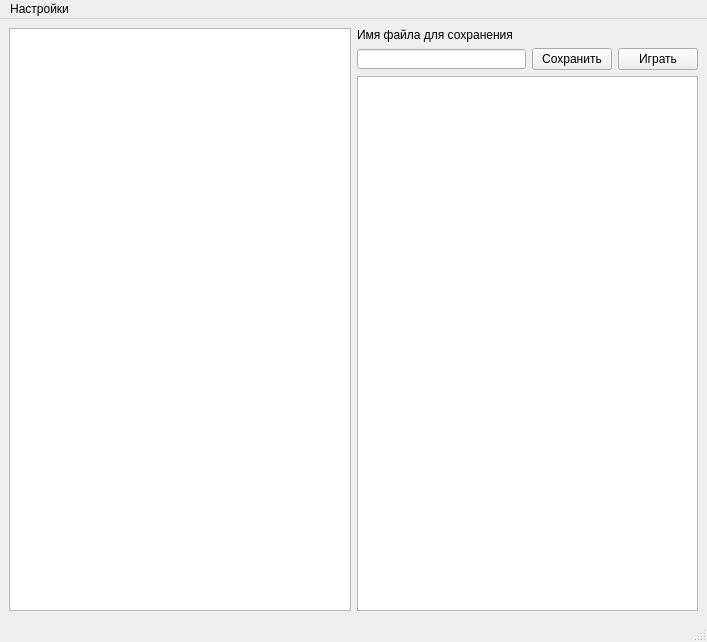
<?xml version="1.0" encoding="UTF-8"?>
<ui version="4.0">
 <class>MainWindow</class>
 <widget class="QMainWindow" name="MainWindow">
  <property name="geometry">
   <rect>
    <x>0</x>
    <y>0</y>
    <width>707</width>
    <height>642</height>
   </rect>
  </property>
  <property name="windowTitle">
   <string>MainWindow</string>
  </property>
  <widget class="QWidget" name="centralwidget">
   <layout class="QHBoxLayout" name="horizontalLayout_7">
    <property name="sizeConstraint">
     <enum>QLayout::SetDefaultConstraint</enum>
    </property>
    <item>
     <widget class="QListWidget" name="soundList">
      <property name="sizePolicy">
       <sizepolicy hsizetype="Expanding" vsizetype="Expanding">
        <horstretch>0</horstretch>
        <verstretch>0</verstretch>
       </sizepolicy>
      </property>
     </widget>
    </item>
    <item>
     <layout class="QVBoxLayout" name="verticalLayout_2">
      <property name="sizeConstraint">
       <enum>QLayout::SetDefaultConstraint</enum>
      </property>
      <item>
       <widget class="QLabel" name="label">
        <property name="maximumSize">
         <size>
          <width>16777215</width>
          <height>16777215</height>
         </size>
        </property>
        <property name="text">
         <string>Имя файла для сохранения</string>
        </property>
       </widget>
      </item>
      <item>
       <layout class="QHBoxLayout" name="horizontalLayout_3">
        <property name="sizeConstraint">
         <enum>QLayout::SetDefaultConstraint</enum>
        </property>
        <item>
         <widget class="QLineEdit" name="saveLine">
          <property name="sizePolicy">
           <sizepolicy hsizetype="Expanding" vsizetype="Maximum">
            <horstretch>0</horstretch>
            <verstretch>0</verstretch>
           </sizepolicy>
          </property>
          <property name="maximumSize">
           <size>
            <width>16777215</width>
            <height>20</height>
           </size>
          </property>
          <property name="text">
           <string/>
          </property>
         </widget>
        </item>
        <item>
         <widget class="QPushButton" name="saveButt">
          <property name="sizePolicy">
           <sizepolicy hsizetype="Minimum" vsizetype="Maximum">
            <horstretch>0</horstretch>
            <verstretch>0</verstretch>
           </sizepolicy>
          </property>
          <property name="text">
           <string>Сохранить</string>
          </property>
         </widget>
        </item>
        <item>
         <widget class="QPushButton" name="playButt">
          <property name="sizePolicy">
           <sizepolicy hsizetype="Minimum" vsizetype="Maximum">
            <horstretch>0</horstretch>
            <verstretch>0</verstretch>
           </sizepolicy>
          </property>
          <property name="text">
           <string>Играть</string>
          </property>
         </widget>
        </item>
       </layout>
      </item>
      <item>
       <widget class="QTextEdit" name="textEdit"/>
      </item>
     </layout>
    </item>
   </layout>
  </widget>
  <widget class="QMenuBar" name="menubar">
   <property name="geometry">
    <rect>
     <x>0</x>
     <y>0</y>
     <width>707</width>
     <height>21</height>
    </rect>
   </property>
   <widget class="QMenu" name="menu">
    <property name="title">
     <string>Настройки</string>
    </property>
    <addaction name="set_voice"/>
   </widget>
   <addaction name="menu"/>
  </widget>
  <widget class="QStatusBar" name="statusbar"/>
  <action name="set_voice">
   <property name="text">
    <string>Голос</string>
   </property>
  </action>
  <action name="set_output">
   <property name="text">
    <string>Выход</string>
   </property>
  </action>
 </widget>
 <resources/>
 <connections/>
</ui>
